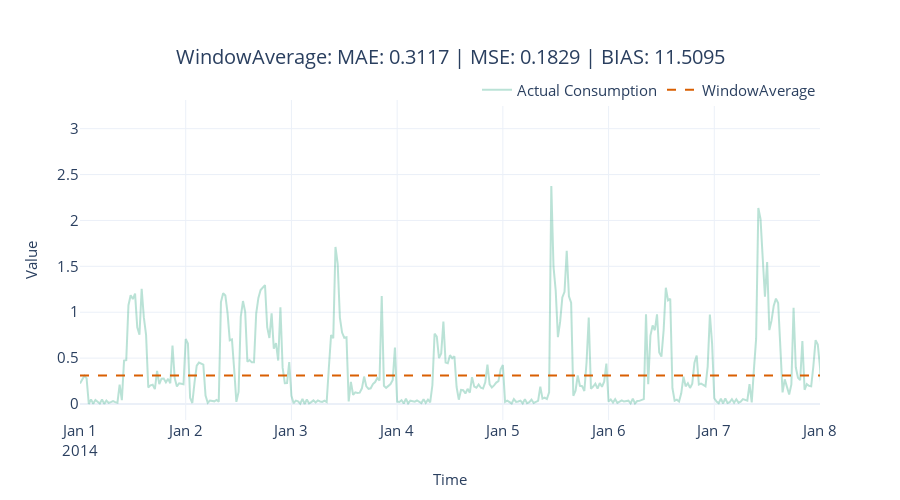

This figure's notebook cell:
### Code cell
model_name = ['WindowAverage']
model_display_name = ['WindowAverage']

fig = plot_forecast(results, forecast_columns=model_name, forecast_display_names=model_display_name, timestamp_col ='timestamp')
fig = format_plot(fig, title=f"{model_name[0]}: "\
                  f"MAE: {metrics.loc[metrics.Model==model_name[0]][['mae']].iloc[0].item():.4f} | "\
                  f"MSE: {metrics.loc[metrics.Model==model_name[0]][['mse']].iloc[0].item():.4f} | "\
                  # f"MASE: {metrics.loc[metrics.Model==model_name[0]][['mase']].iloc[0].item():.4f} | "\
                  f"BIAS: {metrics.loc[metrics.Model==model_name[0]][['forecast_bias']].iloc[0].item():.4f}")
fig.update_xaxes(type="date", range=["2014-01-01", "2014-01-08"])
#fig.write_image("imgs/chapter_4/window_average.png")
fig.show()

### Figure 1 — Plotly figure (JSON) as saved in the notebook; plotly's stock layout.template omitted (floating-point values rounded to 4 significant figures; data arrays with more than 128 entries replaced by an {"elided": "..."} marker saying what was removed)
{"data": [{"line": {"color": "rgba(27,158,119, 0.3)"}, "mode": "lines", "name": "Actual Consumption", "type": "scatter", "x": {"elided": "1488 str values"}, "y": {"elided": "1488 float values"}}, {"line": {"color": "rgba(217,95,2, 1)", "dash": "dash"}, "mode": "lines", "name": "WindowAverage", "type": "scatter", "x": {"elided": "1488 str values"}, "y": {"elided": "1488 float values"}}], "layout": {"autosize": false, "height": 500, "legend": {"font": {"size": 15}, "orientation": "h", "title": {}, "x": 1, "xanchor": "right", "y": 0.98, "yanchor": "bottom"}, "title": {"font": {"size": 20}, "text": "WindowAverage: MAE: 0.3117 | MSE: 0.1829 | BIAS: 11.5095", "x": 0.5, "xanchor": "center", "yanchor": "top"}, "width": 900, "xaxis": {"range": ["2014-01-01", "2014-01-08"], "tickfont": {"size": 15}, "title": {"font": {"size": 15}, "text": "Time"}, "type": "date"}, "yaxis": {"tickfont": {"size": 15}, "title": {"font": {"size": 15}, "text": "Value"}}}}
